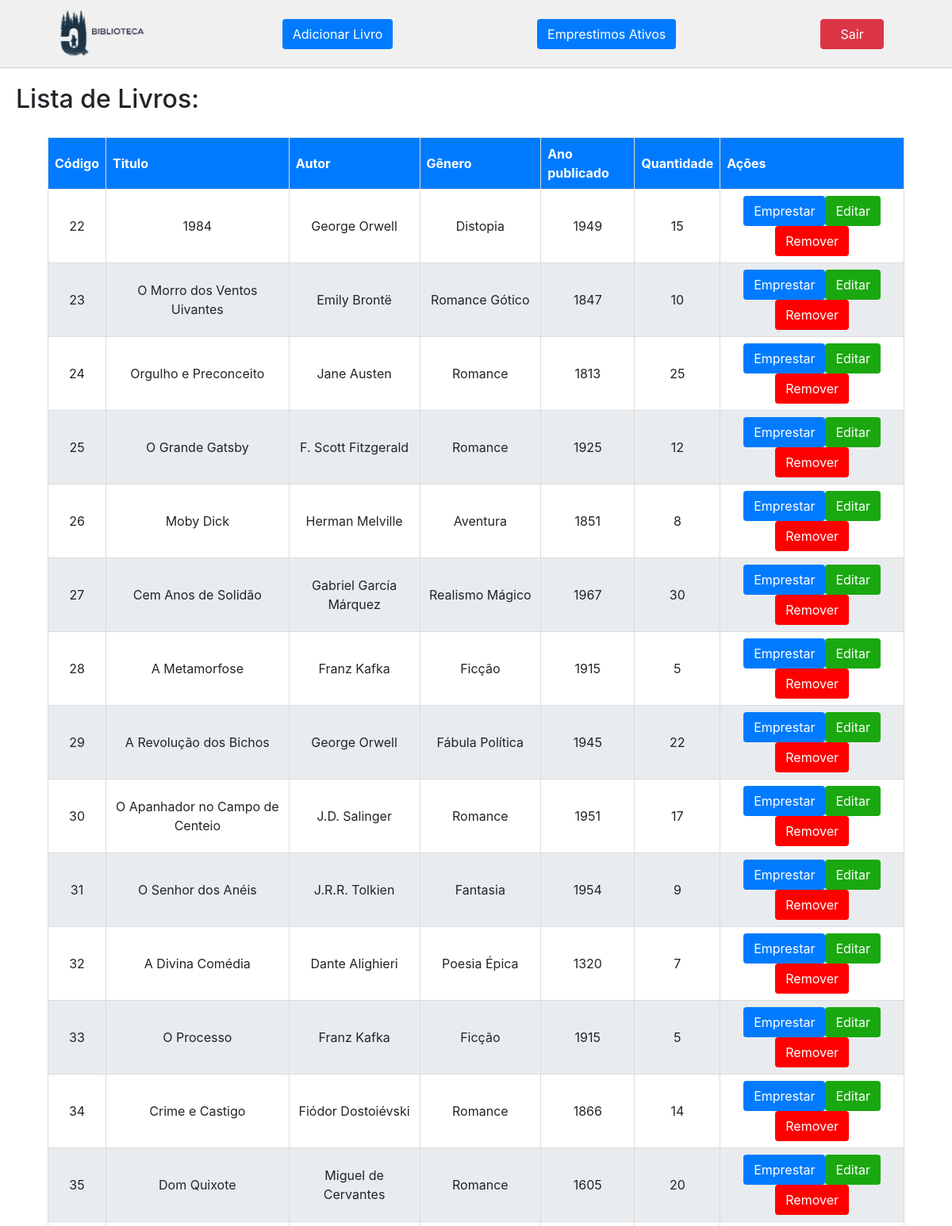
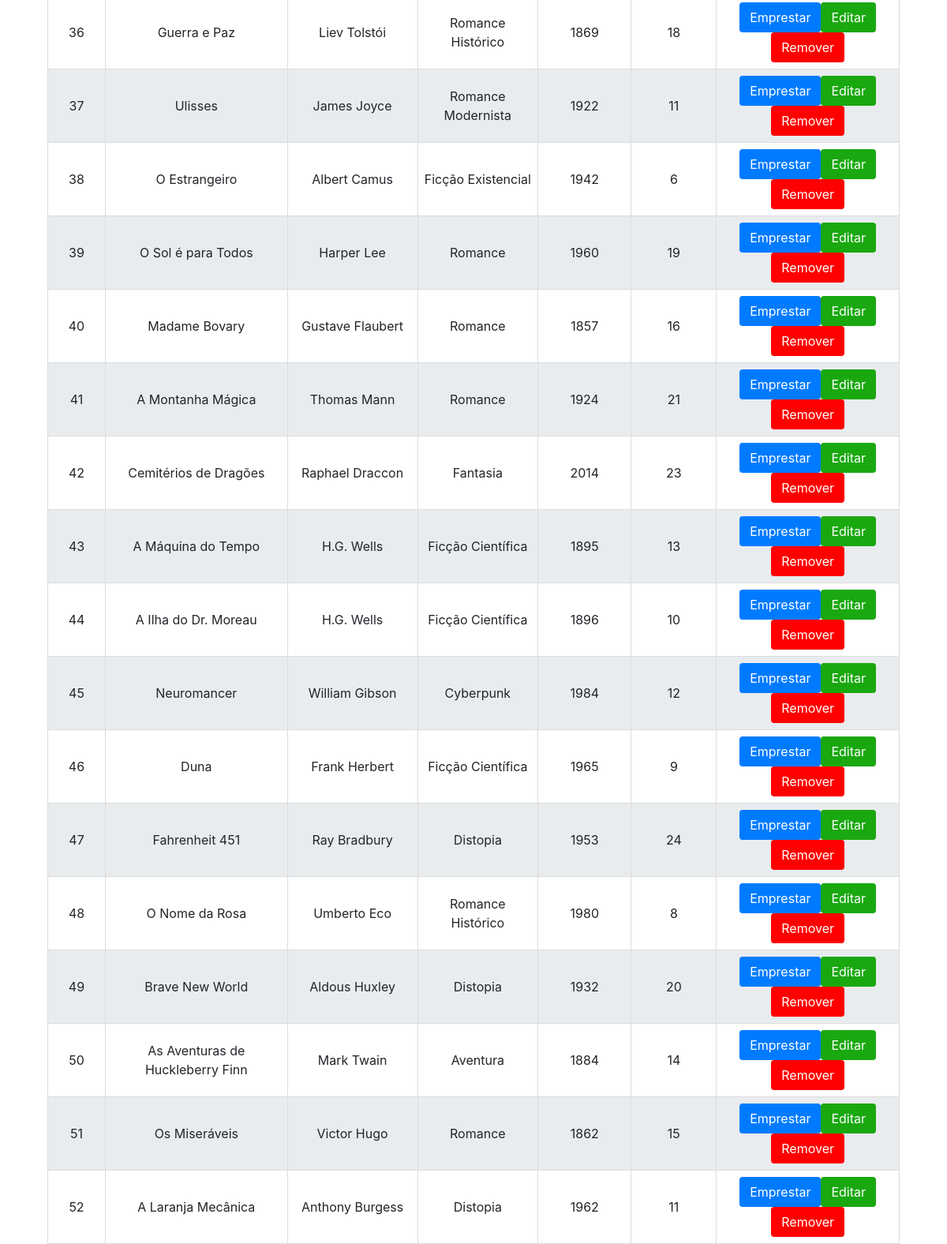
The page /emprestimo.php (signed in) on the database its author committed (2 pictures, top to bottom).
### tables this page shows
CREATE TABLE `livros` (
  `id` int(11) NOT NULL,
  `titulo` varchar(150) NOT NULL,
  `autor` varchar(150) NOT NULL,
  `genero` varchar(150) NOT NULL,
  `ano_publicacao` int(11) NOT NULL,
  `quantidade` int(11) NOT NULL DEFAULT 1
);

### banco.php (called while the page is built, shortened)
<?php
    $banco = new mysqli("localhost", "root", "", "biblioteca");
    function isAdmin($nomeUsuario):bool{
        global $banco;
        $q = "SELECT isAdmin FROM usuarios WHERE  usuario='$nomeUsuario'";
        $busca = $banco->query($q);
        if($busca->fetch_object()->isAdmin == 1){
            return true;
        }else{
            return false;
        }
    }
?>

### emprestimo.php (the view, shortened to what this page needs)
<!DOCTYPE html>
<html lang="pt-br">
<head>
    <link rel="stylesheet" href="./style/emprestimo.css">
    <link rel="stylesheet" href="https://cdn.jsdelivr.net/npm/bootstrap@4.0.0/dist/css/bootstrap.min.css">
</head>
<body>
    <?php
    include 'banco.php';
    if(!isset($_SESSION["usuario"])){
        header("Location: login.php");
    }else{
        if (isAdmin($_SESSION["usuario"])) {
            echo "<nav class='header-nav'>";
            echo "<a href='emprestimo.php'><img src='./img/logo.jpg' alt='logo fundo cinza' class='logo'></a>";
            echo "<a href='adicionar.php' class='nav-link'><button class='btn'>Adicionar Livro</button></a>";
            echo "<a href='emprestimos-ativo.php' class='nav-link'><button class='btn'>Emprestimos Ativos</button></a>";
            echo "<a href='logout.php' class='nav-link'><button class='btn btn-danger' style='width: 80px;'>Sair</button></a>";
            echo "</nav>";
        }
    }
    ?>
    <h2 class="titulo">Lista de Livros:</h2>
    <?php
        require_once "banco.php";
        $q = "SELECT * FROM livros";
        $busca = $banco->query($q);
        if ($busca->num_rows > 0) {
    ?>
    <div class="container-table">
        <table>
            <tr>
                <th>Código</th>
                <th>Titulo</th>
                <th>Autor</th>
                <th>Gênero</th>
                <th>Ano publicado</th>
                <th>Quantidade</th>
                <th>Ações</th>
            </tr>
            <?php
                while ($obj_livro = $busca->fetch_object()) {
                    echo "<tr>";
                    echo "<td>$obj_livro->id</td>";
                    echo "<td>$obj_livro->titulo</td>";
                    echo "<td>$obj_livro->autor</td>";
                    echo "<td>$obj_livro->genero</td>";
                    echo "<td>$obj_livro->ano_publicacao</td>";
                    echo "<td>$obj_livro->quantidade</td>";
                    echo "<td>";
                    echo "<a href='emprestimo.php?idLivro=$obj_livro->id'><button class='btn'>Emprestar</button></a>";
                    if (isAdmin($_SESSION["usuario"])) {
                        echo "<a href=\"editar.php?p=" . $obj_livro->id . "\"><button class='btn edit'>Editar</button></a> ";
                        echo "<a href=\"remover.php?p=" . $obj_livro->id . "\" onclick=\"return confirm('Tem certeza que deseja remover este livro?');\"><button class='btn delete'>Remover</button></a>";
                    }
                    echo "</td>";
                    echo "</tr>";
                }
            ?>
        </table>
    </div>
    <?php
        } else {
            echo "<p class='mensagem'>Nenhum livro encontrado.</p>";
        }
    ?>
</body>
</html>

### style/emprestimo.css (style rules this page uses)
* { margin: 0; padding: 0; box-sizing: border-box; }
.header-nav { width: 100vw; display: flex; justify-content: space-around; align-items: center; padding: 10px 20px; background-color: #f0f0f0; border-bottom: 1px solid #ccc; gap: 50px; }
.nav-link { text-decoration: none; }
.logo { object-fit: contain; top: 10px; width: 120px; }
.titulo { padding: 20px; }
.container-table { display: flex; flex-direction: column; align-items: center; justify-content: center; }
table { width: 90%; border-collapse: collapse; background-color: #f0f0f0; }
th, td { border: 1px solid #dcdcdc; padding: 8px; }
th { background-color: #007bff; color: white; }
td { text-align: center; }
tr:nth-child(even) { background-color: #ffffff; }
tr:nth-child(odd) { background-color: #e9ecef; }
button { background-color: #007bff; border: none; color: white; padding: 10px 24px; text-align: center; text-decoration: none; display: inline-block; font-size: 8px; margin: 4px 20px; cursor: pointer; border-radius: 4px; }
button.edit { background-color: #1aa810; }
button.delete { background-color: red; }

### rows shown on the page
livros: id "22", titulo "1984", autor "George Orwell", genero "Distopia", ano_publicacao "1949", quantidade "15"
livros: id "23", titulo "O Morro dos Ventos Uivantes", autor "Emily Brontë", genero "Romance Gótico", ano_publicacao "1847", quantidade "10"
livros: id "24", titulo "Orgulho e Preconceito", autor "Jane Austen", genero "Romance", ano_publicacao "1813", quantidade "25"
livros: id "25", titulo "O Grande Gatsby", autor "F. Scott Fitzgerald", genero "Romance", ano_publicacao "1925", quantidade "12"
livros: id "26", titulo "Moby Dick", autor "Herman Melville", genero "Aventura", ano_publicacao "1851", quantidade "8"
livros: id "27", titulo "Cem Anos de Solidão", autor "Gabriel García Márquez", genero "Realismo Mágico", ano_publicacao "1967", quantidade "30"
livros: id "28", titulo "A Metamorfose", autor "Franz Kafka", genero "Ficção", ano_publicacao "1915", quantidade "5"
livros: id "29", titulo "A Revolução dos Bichos", autor "George Orwell", genero "Fábula Política", ano_publicacao "1945", quantidade "22"
livros: id "30", titulo "O Apanhador no Campo de Centeio", autor "J.D. Salinger", genero "Romance", ano_publicacao "1951", quantidade "17"
livros: id "31", titulo "O Senhor dos Anéis", autor "J.R.R. Tolkien", genero "Fantasia", ano_publicacao "1954", quantidade "9"
livros: id "32", titulo "A Divina Comédia", autor "Dante Alighieri", genero "Poesia Épica", ano_publicacao "1320", quantidade "7"
livros: id "33", titulo "O Processo", autor "Franz Kafka", genero "Ficção", ano_publicacao "1915", quantidade "5"
livros: id "34", titulo "Crime e Castigo", autor "Fiódor Dostoiévski", genero "Romance", ano_publicacao "1866", quantidade "14"
livros: id "35", titulo "Dom Quixote", autor "Miguel de Cervantes", genero "Romance", ano_publicacao "1605", quantidade "20"
livros: id "36", titulo "Guerra e Paz", autor "Liev Tolstói", genero "Romance Histórico", ano_publicacao "1869", quantidade "18"
livros: id "37", titulo "Ulisses", autor "James Joyce", genero "Romance Modernista", ano_publicacao "1922", quantidade "11"
livros: id "38", titulo "O Estrangeiro", autor "Albert Camus", genero "Ficção Existencial", ano_publicacao "1942", quantidade "6"
livros: id "39", titulo "O Sol é para Todos", autor "Harper Lee", genero "Romance", ano_publicacao "1960", quantidade "19"
livros: id "40", titulo "Madame Bovary", autor "Gustave Flaubert", genero "Romance", ano_publicacao "1857", quantidade "16"
livros: id "41", titulo "A Montanha Mágica", autor "Thomas Mann", genero "Romance", ano_publicacao "1924", quantidade "21"
livros: id "42", titulo "Cemitérios de Dragões", autor "Raphael Draccon", genero "Fantasia", ano_publicacao "2014", quantidade "23"
livros: id "43", titulo "A Máquina do Tempo", autor "H.G. Wells", genero "Ficção Científica", ano_publicacao "1895", quantidade "13"
livros: id "44", titulo "A Ilha do Dr. Moreau", autor "H.G. Wells", genero "Ficção Científica", ano_publicacao "1896", quantidade "10"
livros: id "45", titulo "Neuromancer", autor "William Gibson", genero "Cyberpunk", ano_publicacao "1984", quantidade "12"
livros: id "46", titulo "Duna", autor "Frank Herbert", genero "Ficção Científica", ano_publicacao "1965", quantidade "9"
livros: id "47", titulo "Fahrenheit 451", autor "Ray Bradbury", genero "Distopia", ano_publicacao "1953", quantidade "24"
livros: id "48", titulo "O Nome da Rosa", autor "Umberto Eco", genero "Romance Histórico", ano_publicacao "1980", quantidade "8"
livros: id "49", titulo "Brave New World", autor "Aldous Huxley", genero "Distopia", ano_publicacao "1932", quantidade "20"
livros: id "50", titulo "As Aventuras de Huckleberry Finn", autor "Mark Twain", genero "Aventura", ano_publicacao "1884", quantidade "14"
livros: id "51", titulo "Os Miseráveis", autor "Victor Hugo", genero "Romance", ano_publicacao "1862", quantidade "15"
livros: id "52", titulo "A Laranja Mecânica", autor "Anthony Burgess", genero "Distopia", ano_publicacao "1962", quantidade "11"
